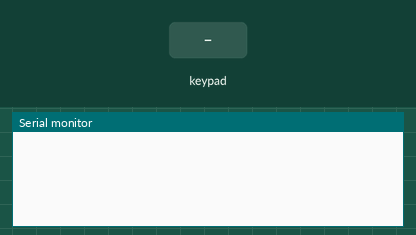
This sketch was run on a simulated Arduino Uno, built with avr-gcc and run on an emulated ATmega328P. On the bench: the last lines printed to the serial monitor. Inputs (shaded band) come from the test bench.

Above: at 1.2 s.
1.3 s: key '1' pressed
At 2.5 s:
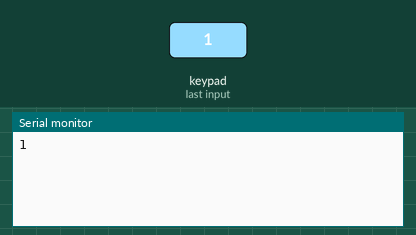
2.8 s: keypad keys 1 3 1 2 1 1 1 0 # pressed 0.4 s apart
At 6.3 s:
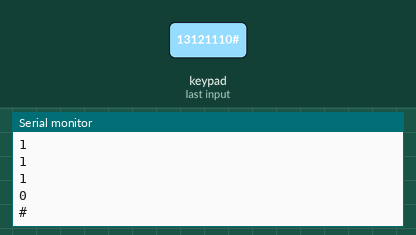
7.9 s: key '*' pressed
At 9.1 s:
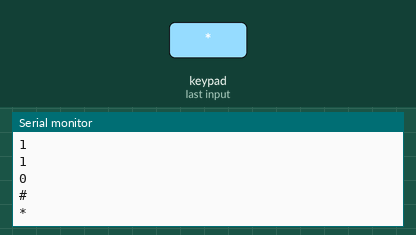
9.4 s: keypad keys 9 8 7 pressed 0.4 s apart
At 11.0 s:
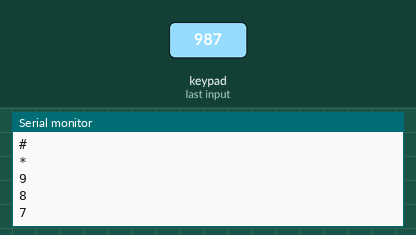
Timing chart, 0 to 12.5 s (numbered marks = the images above; inputs shaded):
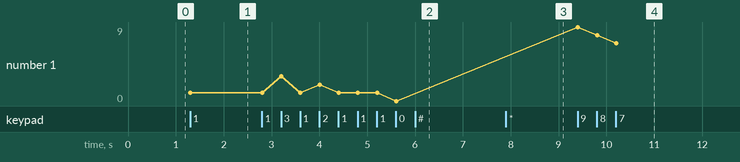

Measured:
- after the input at 1.3 s, the serial monitor: prints a new line at once (image 1)
- after the input at 2.8 s, the serial monitor: prints a new line after 0.41 s (image 2)
- after the input at 7.9 s, the serial monitor: prints a new line at once (image 3)
- after the input at 9.4 s, the serial monitor: prints a new line at once (image 4)
- plotted number 1: 1 → 0 after the input at 2.8 s, 0 → 7 after the input at 9.4 s

The sketch:

sketch_feb02a.ino
```cpp
#include <Keypad.h>
const byte ROWS = 4;
const byte COLS = 3;
char hexaKeys[ROWS][COLS] = {
  {'1', '2', '3'},
  {'4', '5', '6'},
  {'7', '8', '9'},
  {'*', '0', '#'}
};
byte rowPins[ROWS] = {13, 12, 11, 10};
byte colPins[COLS] = {9,8,7};
Keypad customKeypad = Keypad(makeKeymap(hexaKeys), rowPins, colPins, ROWS, COLS);
void setup() {
  Serial.begin(9600);
}
void loop() {
  char customKey = customKeypad.getKey();
  if (customKey) {
    Serial.println(customKey);
  }
}
```
